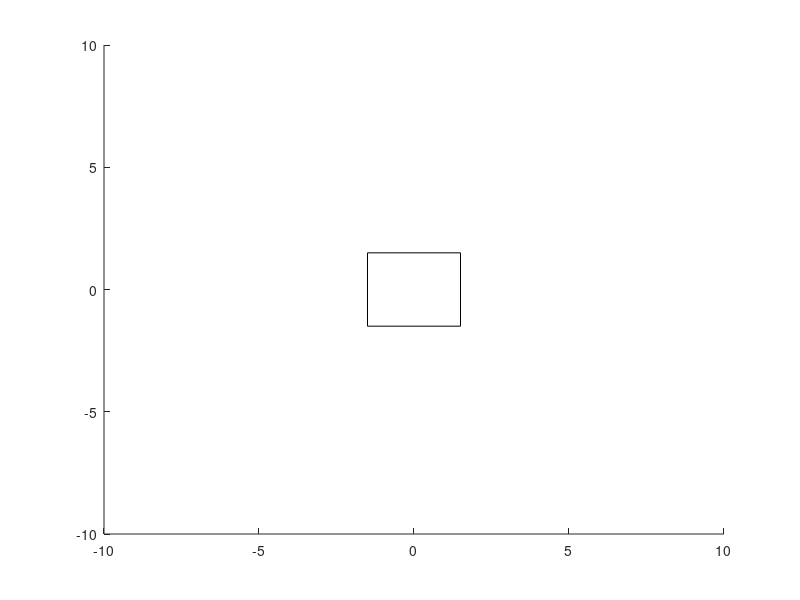

This figure's MATLAB source: (Note: this script raises an error after producing the figure.)
SR_robot = hgtransform;

R=rectangle('Position',[-1.5 -1.5 3 3],'Parent',SR_robot);

axis([-10 10 -10 10]);

%---------------------------
x=-5; y=-5;

M= makehgtform('translate',[x y 0]);

SR_robot.Matrix=M;
%------------------
x=4; y=-3;
theta=pi/4;

M=makehgtform('translate',[x y 0],'zrotate',theta);

SR_robot.Matrix=M;
%------------------
%Definicion de las ruedas
rueda_size=[-0.5 -0.1 1 0.2];

SR_rueda_derecha=hgtransform('Parent',SR_robot);
rueda_derecha=rectangle('Position',rueda_size,'Parent',SR_rueda_derecha);

M=makehgtform('translate',[0 -1 0]);
SR_rueda_derecha.Matrix=M;

%---------------------
%
SR_rueda_izquierda=hgtransform('Parent',SR_robot);
rueda_izquierda=rectangle('Position',rueda_size,'Parent',SR_rueda_izquierda);

M=makehgtform('translate',[0 1 0]);
SR_rueda_izquierda.Matrix=M;

%---------------------------

SR_cabeza=hgtransform('Parent',SR_robot);
cabeza_size=[-0.25 -0.5 0.5 1];
cabeza=rectangle('Position',cabeza_size,'Parent',SR_cabeza);

alfa=0;
M=makehgtform('translate',[1 0 0],'zrotate',alfa);
SR_cabeza.Matrix=M;